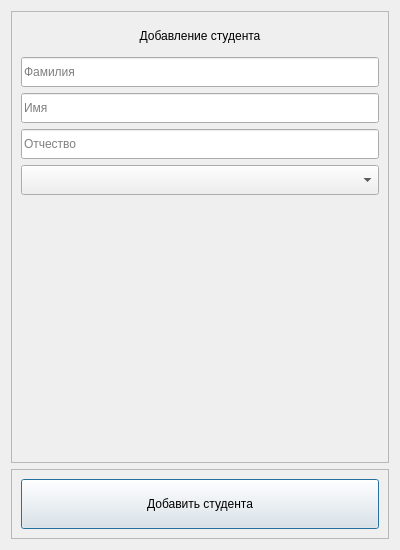
<?xml version="1.0" encoding="UTF-8"?>
<ui version="4.0">
 <class>AddForm</class>
 <widget class="QDialog" name="AddForm">
  <property name="geometry">
   <rect>
    <x>0</x>
    <y>0</y>
    <width>400</width>
    <height>550</height>
   </rect>
  </property>
  <property name="minimumSize">
   <size>
    <width>400</width>
    <height>550</height>
   </size>
  </property>
  <property name="maximumSize">
   <size>
    <width>400</width>
    <height>550</height>
   </size>
  </property>
  <property name="windowTitle">
   <string>Dialog</string>
  </property>
  <layout class="QVBoxLayout" name="verticalLayout_2">
   <item>
    <widget class="QFrame" name="frame">
     <property name="minimumSize">
      <size>
       <width>300</width>
       <height>300</height>
      </size>
     </property>
     <property name="maximumSize">
      <size>
       <width>16777215</width>
       <height>1677215</height>
      </size>
     </property>
     <property name="frameShape">
      <enum>QFrame::Shape::StyledPanel</enum>
     </property>
     <property name="frameShadow">
      <enum>QFrame::Shadow::Raised</enum>
     </property>
     <layout class="QVBoxLayout" name="verticalLayout">
      <property name="spacing">
       <number>6</number>
      </property>
      <property name="topMargin">
       <number>9</number>
      </property>
      <property name="bottomMargin">
       <number>9</number>
      </property>
      <item>
       <widget class="QLabel" name="student_add_lable">
        <property name="maximumSize">
         <size>
          <width>16777215</width>
          <height>30</height>
         </size>
        </property>
        <property name="text">
         <string>Добавление студента</string>
        </property>
        <property name="alignment">
         <set>Qt::AlignmentFlag::AlignCenter</set>
        </property>
       </widget>
      </item>
      <item>
       <widget class="QLineEdit" name="last_name">
        <property name="maximumSize">
         <size>
          <width>16777215</width>
          <height>30</height>
         </size>
        </property>
        <property name="text">
         <string/>
        </property>
        <property name="placeholderText">
         <string>Фамилия</string>
        </property>
       </widget>
      </item>
      <item>
       <widget class="QLineEdit" name="first_name">
        <property name="maximumSize">
         <size>
          <width>16777215</width>
          <height>30</height>
         </size>
        </property>
        <property name="text">
         <string/>
        </property>
        <property name="placeholderText">
         <string>Имя</string>
        </property>
       </widget>
      </item>
      <item>
       <widget class="QLineEdit" name="middle_name">
        <property name="maximumSize">
         <size>
          <width>16777215</width>
          <height>30</height>
         </size>
        </property>
        <property name="text">
         <string/>
        </property>
        <property name="placeholderText">
         <string>Отчество</string>
        </property>
       </widget>
      </item>
      <item>
       <widget class="QComboBox" name="groups">
        <property name="maximumSize">
         <size>
          <width>16777215</width>
          <height>30</height>
         </size>
        </property>
        <property name="placeholderText">
         <string>Номер группы</string>
        </property>
       </widget>
      </item>
      <item>
       <widget class="QWidget" name="exam_container" native="true"/>
      </item>
     </layout>
    </widget>
   </item>
   <item>
    <widget class="QFrame" name="button_frame">
     <property name="maximumSize">
      <size>
       <width>16777215</width>
       <height>70</height>
      </size>
     </property>
     <property name="frameShape">
      <enum>QFrame::Shape::StyledPanel</enum>
     </property>
     <property name="frameShadow">
      <enum>QFrame::Shadow::Raised</enum>
     </property>
     <layout class="QHBoxLayout" name="horizontalLayout">
      <item>
       <widget class="QPushButton" name="add_button">
        <property name="minimumSize">
         <size>
          <width>40</width>
          <height>40</height>
         </size>
        </property>
        <property name="maximumSize">
         <size>
          <width>360</width>
          <height>50</height>
         </size>
        </property>
        <property name="text">
         <string>Добавить студента</string>
        </property>
       </widget>
      </item>
     </layout>
    </widget>
   </item>
  </layout>
 </widget>
 <resources/>
 <connections/>
</ui>
